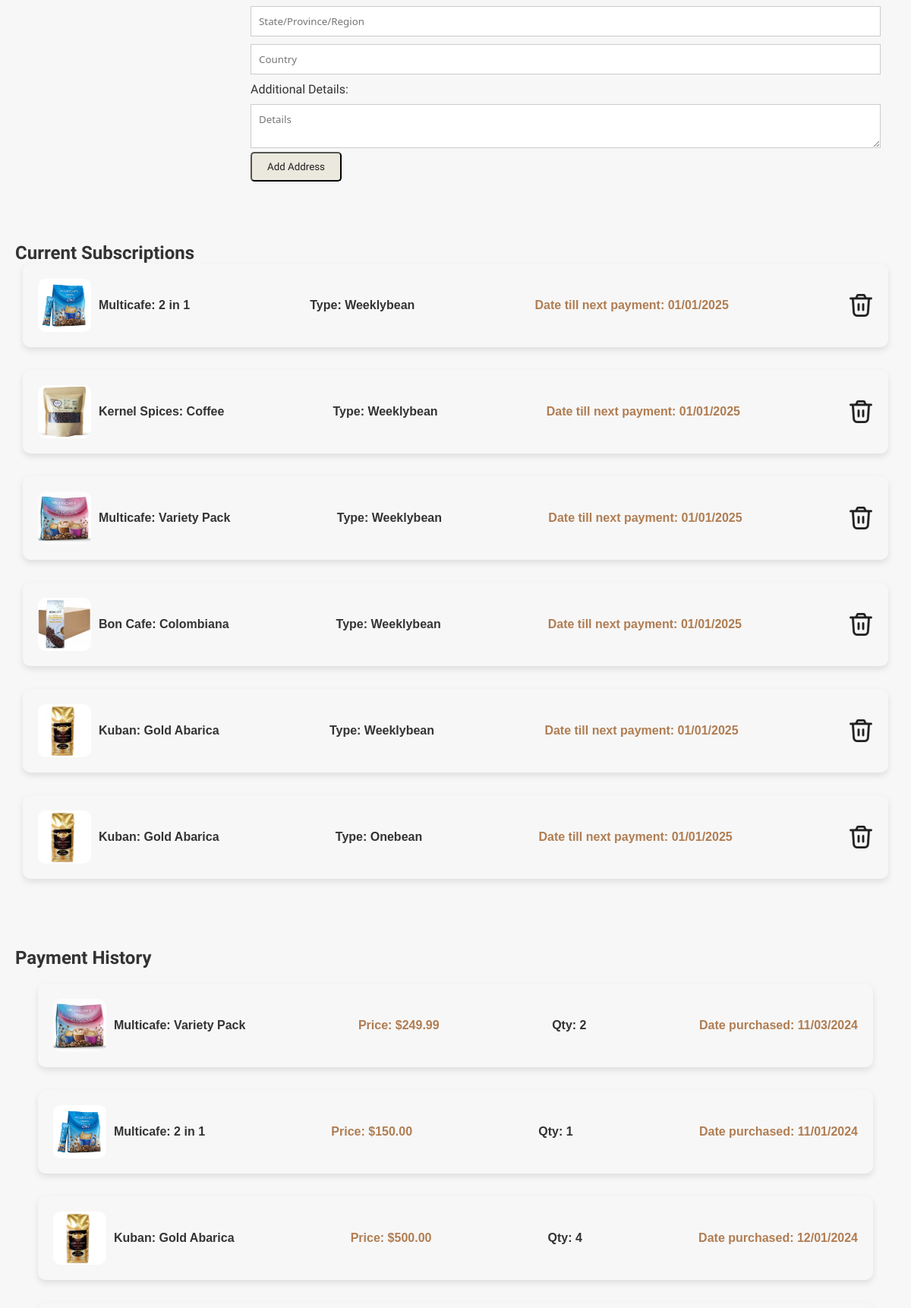
/account/ (signed in, middle part), run on an earlier commit of the app's database.
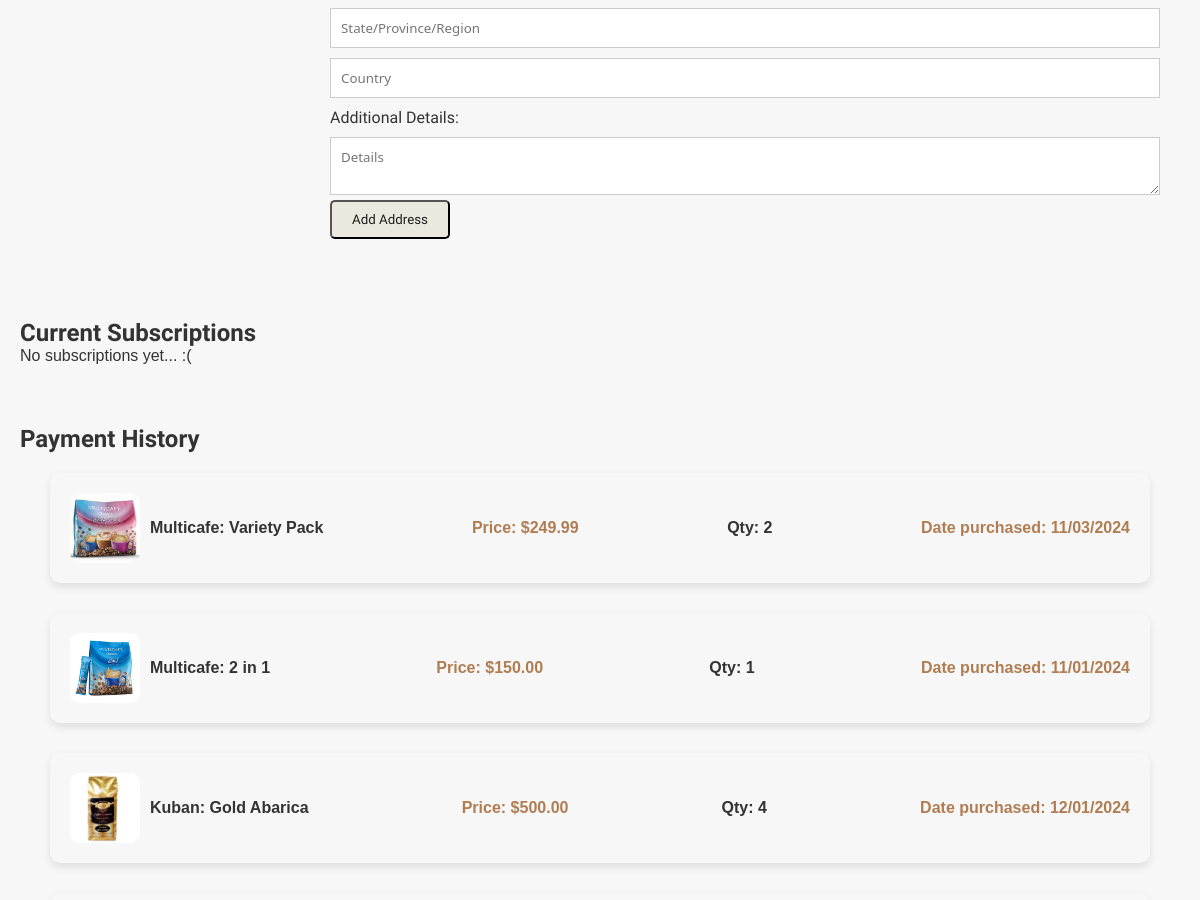
And on a later commit of the database.
### home/models.py (models this page shows, shortened)
class ProductSubscription(models.Model):
    ONEBEAN = 'onebean'
    WEEKLYBEAN = 'weeklybean'
    CHOICEBEAN = 'choicebean'
    SUBSCRIPTION_TYPE_CHOICES = [
        (ONEBEAN, 'Onebean'),
        (WEEKLYBEAN, 'Weeklybean'),
        (CHOICEBEAN, 'Choicebean'),
    ]
    user = models.ForeignKey(User, on_delete=models.CASCADE)
    product = models.ForeignKey(Product, on_delete=models.CASCADE)
    subscription_type = models.CharField(max_length=10, choices=SUBSCRIPTION_TYPE_CHOICES)
    next_monthly = models.DateTimeField(default=None)
    is_active = models.BooleanField(default=False)
    price = models.DecimalField(max_digits=5, decimal_places=2, null=False, default=0)

class Product(models.Model):
    product_name = models.CharField(max_length=255, null=False)
    product_description = models.TextField(null=False)
    product_ingredients = models.TextField(null=False)
    product_shelflife = models.CharField(max_length=255, null=False)
    product_image = models.ImageField(upload_to='products/', null=False)
    rating = models.FloatField(default=0)
    stock = models.IntegerField(null=False, default=0)
    is_available = models.BooleanField(default=False)
    price = models.DecimalField(max_digits=5, decimal_places=2, null=False, default=0)
    created_at = models.DateTimeField(auto_now_add=True)

### payment/models.py (models this page shows, shortened)
class Order(models.Model):
    product = models.ForeignKey(Product, on_delete=models.CASCADE)
    user = models.ForeignKey(User, on_delete=models.CASCADE)
    total = models.DecimalField(max_digits=7, decimal_places=2)
    product_amount = models.PositiveSmallIntegerField()
    date_paid = models.DateTimeField(null=True, blank=True)

### accountsettings/views.py (the view)
# urls.py: path('', views.account_view, name='account'),
def account_view(request):
    user = request.user
    if request.method == 'POST':
        if 'edit_user' in request.POST:
            form = UserEditForm(request.POST, instance=user)
            if form.is_valid():
                form.save()
                messages.success(request, 'Your information has been updated.', extra_tags='msg_edit_user')
                return redirect('account')
            else:
                messages.error(request, form.errors, extra_tags='msg_edit_user')
        else:
            form = UserEditForm(instance=user)
        if 'change_password' in request.POST:
            password_form = SetPasswordForm(user, request.POST)
            if password_form.is_valid():
                password_form.save()
                messages.success(request, 'Your password has been changed.', extra_tags='msg_change_password')
                return redirect('login')
            else:
                messages.error(request, password_form.errors, extra_tags='msg_change_password')
        else:
            password_form = SetPasswordForm(user)
        if 'add_address' in request.POST:
            address_form = AddressForm(request.POST)
            if address_form.is_valid():
                address = address_form.save(commit=False)
                address.user = request.user
                address.save()
                messages.success(request, 'Address has been added.', extra_tags='msg_add_address')
                return redirect('account')
            else:
                messages.error(request, address_form.errors, extra_tags='msg_add_address')
        else:
            address_form = AddressForm()
    else:
        form = UserEditForm(instance=user)
        password_form = SetPasswordForm(user)
        address_form = AddressForm()
    addresses = Address.objects.filter(user=request.user)
    orders = Order.objects.filter(user=request.user, date_paid__isnull=False)
    subscriptions = ProductSubscription.objects.filter(user=request.user, is_active=True)
    context = {
        'is_authenticated': request.user.is_authenticated,
        'user': request.user,
        'form': form,
        'password_form': password_form,
        'address_form': address_form,
        'addresses': addresses,
        'orders': orders,
        'subscriptions' : subscriptions,
    }
    return render(request, 'accounts.html', context)

### accountsettings/forms.py
class UserEditForm(forms.ModelForm):
    class Meta:
        model = User
        fields = ['first_name', 'last_name', 'email', 'phone_number']

class AddressForm(forms.ModelForm):
    class Meta:
        model = Address
        fields = [
            'name', 'street_number', 'street', 'city', 'state', 'country', 'additional_details'
        ]

### templates/accounts.html (shortened to what this page needs)
{% extends "_base.html" %}
{% load static %}
{% block content %}
    <link rel="stylesheet" href="{% static 'css/styles.css' %}">
    <section class="address-section">
        <div style="display: flex;">
            <div class="address-dropdown">
            </div>
            <form method="POST" style="flex-grow: 1;" class="address-form" id="add-address-form">
                <input type="text" id="state" name="state" value="{{ address_form.state.value|default:'' }}" placeholder="State/Province/Region">
                <input type="text" id="country" name="country" value="{{ address_form.country.value|default:'' }}" placeholder="Country" required>
                <label for="additional-details">Additional Details:</label>
                <textarea id="additional-details" name="additional_details" placeholder="Details">{{ address_form.additional_details.value|default:'' }}</textarea>
                <button type="submit" name="add_address" class="btn add-address-btn">Add Address</button>
            </form>
        </div>
    </section>
    <section class="subscriptions-section">
        <h2>Current Subscriptions</h2>
        {% for order in subscriptions %}
                {% if order.product.is_available %}
                    <div class="order-item">
                        <div style="align-self: center; display: flex;">
                            <img class="order-img" src="{{ order.product.product_image.url }}" alt="{{ order.product.product_name }}">
                            <h4 style="align-self: center; margin-left: 10px;">{{ order.product.product_name }}</h4>
                        </div>
                        <h4 style="align-self: center;">Type: {{ order.subscription_type }}</h4>
                        <p class="product-price" style="align-self: center;">Date till next payment: {{ order.next_monthly|date:"m/d/Y" }}</p>
                        <img style="align-self: center;" src="{% static 'images/trash-icon.png' %}" data-subscription-id="{{ order.id }}" onclick="cancelSubsription(this.dataset.subscriptionId)">
                    </div>
                {% endif %}
        {% empty %}
            <p>No subscriptions yet... :(</p>
        {% endfor %}
    </section>
    <section class="payment-history-section">
        <h2>Payment History</h2>
        <div class="order-list">
            {% for order in orders %}
                {% if order.product.is_available %}
                    <div class="order-item">
                        <div style="align-self: center; display: flex;">
                            <img class="order-img" src="{{ order.product.product_image.url }}" alt="{{ order.product.product_name }}">
                            <h4 style="align-self: center; margin-left: 10px;">{{ order.product.product_name }}</h4>
                        </div>
                        <p class="product-price" style="align-self: center;">Price: ${{ order.product.price }}</p>
                        <h4 style="align-self: center;">Qty: {{ order.product_amount }}</h4>
                        <p class="product-price" style="align-self: center;">Date purchased: {{ order.date_paid|date:"m/d/Y" }}</p>
                    </div>
                {% endif %}
            {% empty %}
                <p>Nothing bought yet... :(</p>
            {% endfor %}
        </div>
    </section>s
{% endblock %}

### templates/_base.html (shortened to what this page needs)
{% load static %}
<!DOCTYPE html>
<html lang="en">
<head>
  <link rel="stylesheet" href="{% static 'css/styles.css' %}">
</head>
<body>
  {% block content %}
  {% endblock %}
  <link rel="stylesheet" href="{% static 'css/styles.css' %}">
</body>
</html>

### static/css/styles.css (style rules this page uses)
* { margin: 0; padding: 0; box-sizing: border-box; font-family: Arial, sans-serif; }
body { background-color: #f7f7f7; color: #333; }
h2 { font-family: "Fjalla One", sans-serif; color: #333; }
.btn { background-color: #EBE8DE; padding: 10px 20px; color: #1E1E1E; text-decoration: none; font-family: "Fjalla One", sans-serif; font-weight: 400; font-style: normal; border-radius: 5px; }
.address-form { padding: 20px; border-radius: 10px; }
.address-section label { display: block; text-align: left; font-weight: bold; color: #333; font-family: "Fjalla One", sans-serif; font-weight: 400; font-style: normal; margin: 10px 0 5px; }
.address-dropdown { width: 25%; max-width: 50%; margin: 20px auto; font-family: Arial, sans-serif; }
input, textarea { width: 100%; padding: 10px; margin-bottom: 10px; border: 1px solid #ccc; display: block; text-align: left; font-weight: bold; color: #333; font-family: "Bitter", system-ui; font-weight: 400; font-style: normal; margin: 10px 0 5px; }
section { margin: 20px auto; padding: 20px; max-width: 1200px; }
.product-price { color: #b07d52; font-weight: bold; }
.order-list { margin: 20px; }
.order-item { display: flex; justify-content: space-between; margin-left: 10px; margin-right: 10px; margin-bottom: 30px; padding: 20px; border-radius: 10px; box-shadow: 0 4px 8px rgba(0, 0, 0, 0.1); text-align: center; }
.order-img { width: 70px; height: 70px; border-radius: 10px; }

What changed in the data, as far as the page shows it:
removed ProductSubscription: product.product_image (picture), product.product_name "Multicafe: 2 in 1", subscription_type "Weeklybean", next_monthly "01/01/2025"
removed ProductSubscription: product.product_image (picture), product.product_name "Kernel Spices: Coffee", subscription_type "Weeklybean", next_monthly "01/01/2025"
removed ProductSubscription: product.product_image (picture), product.product_name "Multicafe: Variety Pack", subscription_type "Weeklybean", next_monthly "01/01/2025"
removed ProductSubscription: product.product_image (picture), product.product_name "Bon Cafe: Colombiana", subscription_type "Weeklybean", next_monthly "01/01/2025"
removed ProductSubscription: product.product_image (picture), product.product_name "Kuban: Gold Abarica", subscription_type "Weeklybean", next_monthly "01/01/2025"
removed ProductSubscription: product.product_image (picture), product.product_name "Kuban: Gold Abarica", subscription_type "Onebean", next_monthly "01/01/2025"
Also different on the page:
text now shown: "No subscriptions yet... :("
